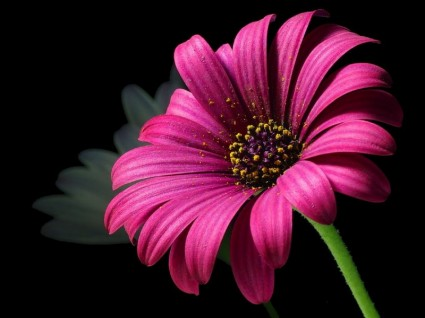
#> input picture part2/homework4/data/pic1.jpg, 425 x 318 px
$ python problem1.py
#> lines starting #> are read from the running program, lines starting #| are printed output that depends on the picture
import cv2 as cv
import numpy as np
import matplotlib.pyplot as plt

img = cv.imread('data/pic1.jpg')
#> img is the input picture: shape (318, 425, 3); mean B, G, R 41.3, 21.8, 66.2
cv.imshow('img', img)

gray = cv.cvtColor(img, cv.COLOR_BGR2GRAY)
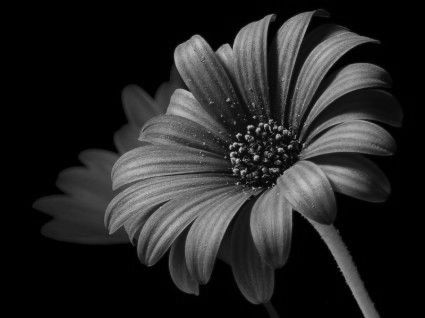
#> gray: shape (318, 425); min 0, max 201, mean 37.3
cv.imshow('gray', gray)

gray_hist = cv.calcHist([gray], [0], None, [256], [0, 256])
#> gray_hist = 256 values, max 61333 at index 0, min 0 at index 198, mean 527.9
gray_hist = [i[0] for i in gray_hist]

x = np.arange(256)
plt.plot(x, gray_hist)
plt.title('Grayscale Histogram')
plt.xlabel('Bins')
plt.ylabel('# of pixels')

plt.show()
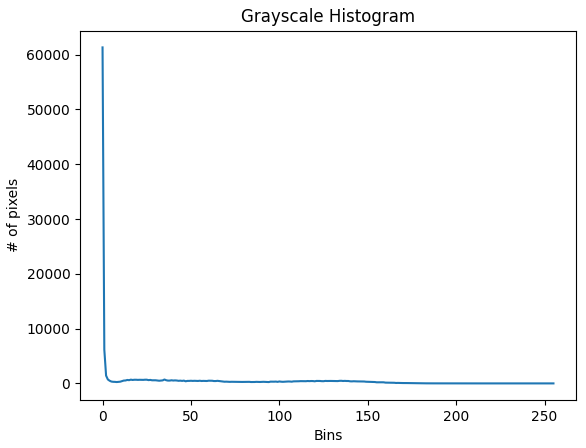
#> figure drawn by matplotlib, 1 panel; curve peaks at x = 0, y = 61333
